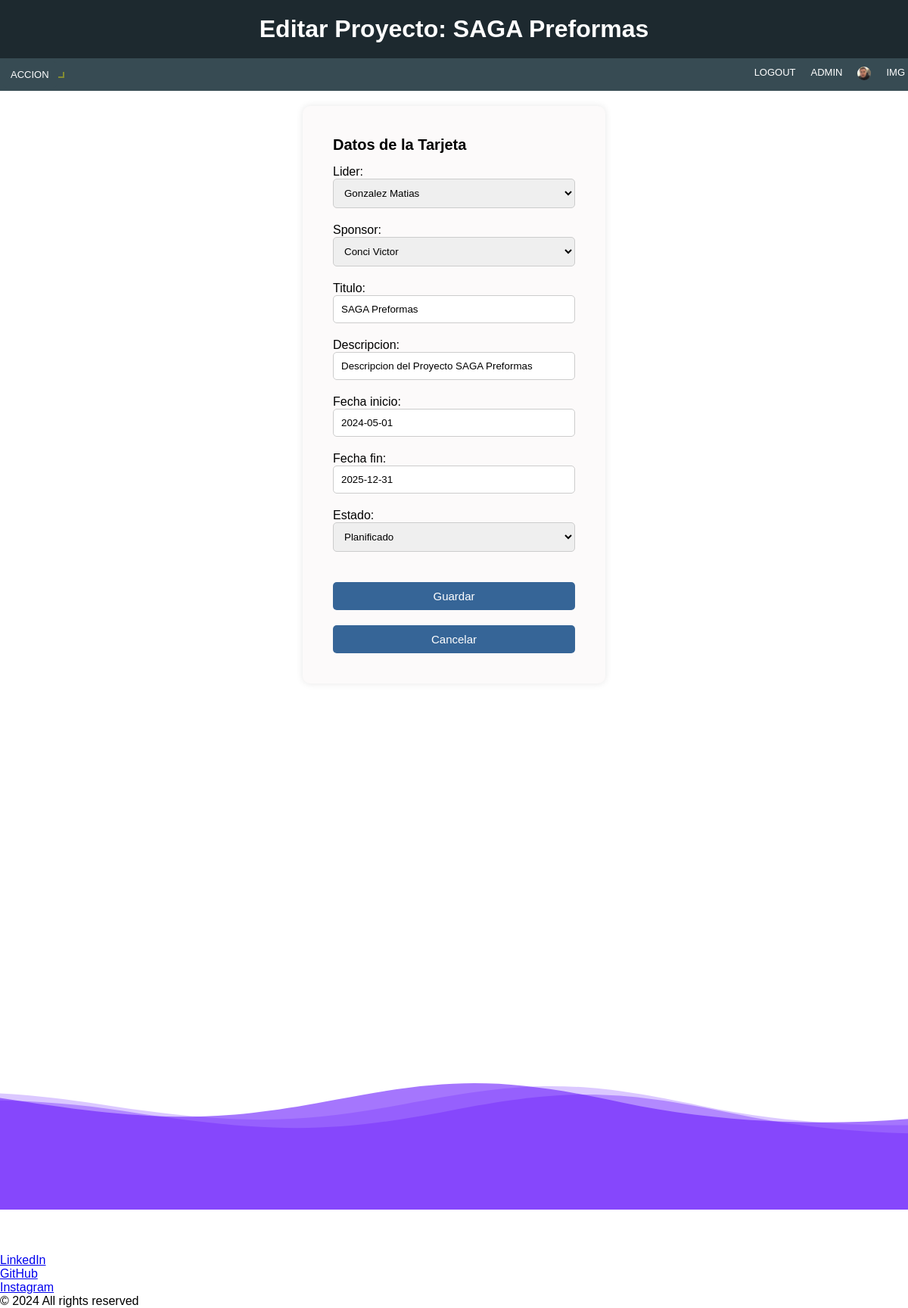
Page /Projects/cards/6/update/ (signed in) on the committed database.
### Projects/models.py (models this page shows, shortened)
class Tarjeta(models.Model):
    class Tipo(models.TextChoices):
        sin_estado = '', ''
        planificado = 'Planificado', 'Planificado'
        en_curso = 'En Curso', 'En Curso'
        finalizado = 'Finalizado', 'Finalizado'
    lider = models.ForeignKey(Lider, on_delete=models.CASCADE,related_name='tarjetas')
    sponsor = models.ForeignKey(Sponsor, on_delete=models.CASCADE,related_name='tarjetas')
    titulo = models.CharField(max_length=50)
    descripcion = models.CharField(max_length=200)
    fecha_inicio = models.DateField(default=datetime.now)
    fecha_fin = models.DateField(default=datetime.now)
    estado = models.CharField(
        max_length=11,
        choices=Tipo.choices,
        default=Tipo.planificado,
    )

class Avatar(models.Model):
    user = models.OneToOneField(User, on_delete=models.CASCADE, related_name='avatar')
    image = models.ImageField(upload_to='avatars/')

### Projects/views.py (the view)
# urls.py: path("cards/<int:pk>/update/", TarjetaUpdateView.as_view(), name="update_cards"),
class TarjetaUpdateView(LoginRequiredMixin, UpdateView):
    model = Tarjeta
    template_name = "Projects/cards/edit_cards.html"
    context_object_name = "TARJETAS"
    fields = ["lider", "sponsor", "titulo", "descripcion", "fecha_inicio", "fecha_fin", "estado"]
    success_url = reverse_lazy("list_cards")

### Projects/models.py (called while the page is built)
    def __str__(self):
        return f"{self.nombre}"

    def __str__(self):
        return f"{self.nombre}"

### Projects/templates/Projects/cards/edit_cards.html (shortened to what this page needs)
{% extends 'Projects/base.html' %} {% load static %}  {% block h1 %}
<h1>Editar Proyecto: {{ TARJETAS.titulo }}</h1>
{% endblock %} {% block nav %}
<link
  rel="stylesheet"
  href="{% static 'Projects/css/styles_form_create.css' %}"
/>
<div class="dropdown">
  <button class="dropbtn">ACCION</button>
</div>
{% endblock %} {% block content %}
<div class="form-container">
  <form method="post">
    <div class="container">
      <div class="row">
        <div class="card-header">Datos de la Tarjeta</div>
        <div class="card-body">
          {{ form.as_p }}
          <button type="submit" class="btn btn-primary">Guardar</button>
          <a href="{% url 'detail_cards' TARJETAS.id %}">Cancelar</a>
        </div>
      </div>
    </div>
  </form>
</div>
{% endblock %}

### Projects/templates/Projects/base.html (shortened to what this page needs)
{% load static %}
<!DOCTYPE html>
<html lang="en">
  <head>
    <link rel="stylesheet" href="{% static 'Projects/css/styles_title.css' %} " />
  </head>
  <body>
    <header>
      <div class="header-container">{% block h1 %} {% endblock h1 %}</div>
    </header>
    <nav>
      <div class="left-menu">
        {% block nav %} {% endblock nav %}
      </div>
      {% if user.is_authenticated %}
      <div class="right-menu">
        <ul>
          <li><a href="{% url 'logout' %}">LOGOUT</a></li>
        </ul>
        <ul>
          <li><a href="{% url 'edit_user' %}">{{ user|upper }}</a></li>
        </ul>
        <ul>
          {% if user.avatar.image %}
          <li><img src="{{ user.avatar.image.url }}" alt="Avatar" style="height: 18px; width: 18px; border-radius: 50%;"></li>
          {% endif %}
        </ul>
        <ul>
          <li><a href="{% url 'avatar_add' %}">IMG</a></li>
        </ul>
      {% endif %}
    </nav>
    <main>{% block content %} {% endblock content %}</main>
  </body>
  <footer>
      <div class="background">
      </div>
      <section>
        <ul class="socials">
          <li><a class="fa-brands fa-x-twitter"></a></li>
          <li><a class="fa-brands fa-facebook"></a></li>
          <li><a class="fa-brands fa-linkedin"></a></li>
        </ul>
        <ul class="links">
          <li><a href="https://www.linkedin.com/in/matiasagustingonzalez" target="_blank">LinkedIn</a></li>
          <li><a href="https://github.com/MatiasAgustinGonzalez" target="_blank">GitHub</a></li>
          <li><a href="https://www.instagram.com/_matiagus" target="_blank">Instagram</a></li>
        </ul>
        <p class="legal">© 2024 All rights reserved</p>
      </section>
    </footer>
</html>

### Projects/static/Projects/css/styles_title.css (style rules this page uses)
* { margin: 0; padding: 0; box-sizing: border-box; }
.header-container { background-color: #1d292f; color: #fff; text-align: center; font-family: sans-serif; padding: 20px; }
nav { background-color: #374b53; color: #fff; font-family: sans-serif; padding: 4px; display: flex; justify-content: space-between; align-items: center; }
.left-menu { display: flex; }
.right-menu { display: flex; }
nav ul { list-style-type: none; display: flex; justify-content: flex-end; font-size: 13px; }
nav li { margin-left: 20px; cursor: pointer; }
nav a { color: #fff; text-decoration: none; }
.dropdown { position: relative; display: inline-block; }
.left-menu .dropdown { margin-right: 12px; }
.dropbtn { background-color: #374b53; color: #fff; padding: 10px; font-size: 13px; border: none; cursor: pointer; border-radius: 5px; transition: background-color 0.3s ease-in-out; position: relative; }
.dropbtn::after { content: ""; position: absolute; top: 50%; right: -10px; transform: translateY(-50%); border: solid rgb(131, 139, 50); border-width: 0 2px 2px 0; display: inline-block; padding: 3px; transition: transform 0.3s ease-in-out; }

### Projects/static/Projects/css/styles_form_create.css (style rules this page uses)
* { font-family: sans-serif; }
.form-container { margin: 20px auto; max-width: 400px; max-height: auto; padding: 40px; background-color: #fcfafa; border-radius: 10px; box-shadow: 0 0 10px rgba(0, 0, 0, 0.1); }
form { display: flex; flex-direction: column; }
.card-header { margin-bottom: 15px; font-weight: bold; font-size: 20px; }
form input[type="text"], form input[type="password"], form input[type="Email"], form textarea, form select { margin-bottom: 20px; padding: 10px; border: 1px solid #ccc; border-radius: 5px; transition: border-color 0.3s; width: 100%; box-sizing: border-box; }
form button[type="submit"], .card-body a { margin-top: 20px; padding: 10px 20px; background-color: #366597; color: #fff; font-size: 15px; border: none; border-radius: 5px; cursor: pointer; transition: background-color 0.3s; text-decoration: none; width: 100%; display: inline-block; text-align: center; }

### rows in the picture
Tarjeta: titulo "SAGA Preformas", lider "Gonzalez Matias", sponsor "Conci Victor", descripcion "Descripcion del Proyecto SAGA Preformas", fecha_inicio "2024-05-01", fecha_fin "2025-12-31", estado "Planificado"

### other values in the picture
{{ user|upper }} "ADMIN"
